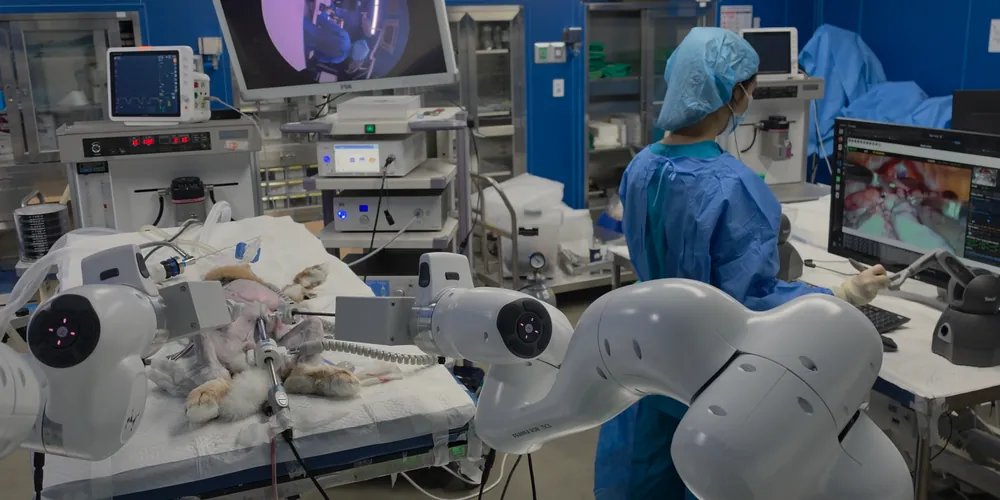
#> input picture assets/img/hero-1000.webp, 1000 x 500 px, given in place of 260904_invivo_robot_rollout_wideview2.png, which was not available
$ python build_images.py ../assets/img ../assets/img/hero-1600.webp
#> lines starting #> are read from the running program, lines starting #| are printed output that depends on the picture; pictures that were not available may be replaced by others from this repository, and a replacement may not be noted
#!/usr/bin/env python3
"""Build the page's images from the paper workspace.

Usage: build_images.py [SRC_ROOT] [FONT_DIR]
SRC_ROOT defaults to ../icra2027_paper next to this repository. Outputs go to assets/img and a
manifest with the final pixel sizes is written to tools/manifest.json.
"""
import json
import os
import sys

from PIL import Image, ImageDraw, ImageFont

Image.MAX_IMAGE_PIXELS = None
HERE = os.path.dirname(os.path.abspath(__file__))
ROOT = os.path.dirname(HERE)
SRC = os.path.abspath(sys.argv[1]) if len(sys.argv) > 1 else os.path.join(ROOT, "..", "icra2027_paper")
FONTS = os.path.abspath(sys.argv[2]) if len(sys.argv) > 2 else None
OUT = os.path.join(ROOT, "assets", "img")
os.makedirs(OUT, exist_ok=True)

# name: (source, crop box or None, output widths, webp quality)
JOBS = {
    "hero": ("images/260904_invivo_robot_rollout_wideview2.png", (0, 200, 5238, 2819), (2400, 1600, 1000), 80),
    "fig1-overview": ("arxiv/figures/fig_hero.jpg", None, (2400, 1200), 84),
    "fig2-logger": ("arxiv/figures/fig_hardware.jpg", None, (1380, 700), 86),
    "fig3-latency": ("arxiv/figures/fig_latency.png", None, (1380, 700), 90),
    "fig4-pipeline": ("arxiv/figures/fig_pipeline.png", None, (1600, 800), 90),
    "fig5-io": ("arxiv/figures/fig_io.jpg", None, (2400, 1200), 86),
    "fig6-selection": ("arxiv/figures/fig_exvivo_hero_C.png", None, (2400, 1200), 88),
    "fig7-invivo": ("arxiv/figures/fig_invivo.jpg", None, (2400, 1200), 84),
    "photo-instrument": ("accompanying_videos/media/surgilogger_whole_laparoscopic_instruement.jpg", (0, 1040, 4000, 2640), (2000, 1000), 82),
    "photo-logger": ("accompanying_videos/media/surgilogger_with_housing.jpg", (300, 300, 3700, 2700), (1600, 800), 82),
    "photo-sim-compare": ("images/Simulation_real_sim_comparison.png", None, (2400, 1200), 82),
    "photo-sim-robot": ("images/Simulation_with_robot.png", None, (2400, 1200), 82),
    "photo-exvivo-rig": ("images/260712_exvivo_robot_rollout.png", None, (1600, 800), 82),
}

manifest = {}
for name, (rel, box, widths, q) in JOBS.items():
    im = Image.open(os.path.join(SRC, rel))
#> im is the input picture: PIL image 1000x500 RGB; mean R, G, B 84.2, 91.4, 98.3
    if im.mode != "RGB":
        im = im.convert("RGB")
    if box:
        im = im.crop(box)
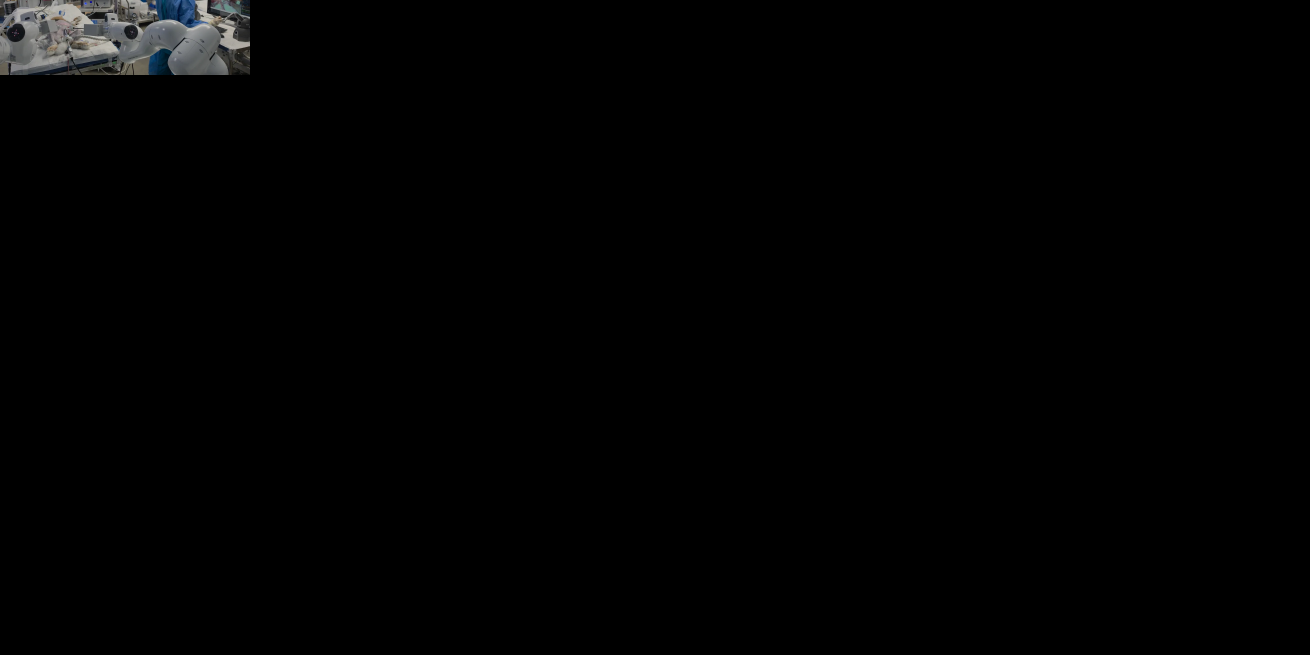
#> im: PIL image 5238x2619 RGB (shown at 1/4 size); mean R, G, B 2.1, 2.2, 2.2
    entry = {"source": rel, "variants": []}
    for w in widths:
        if w >= im.width:
            v = im.copy()
        else:
            v = im.resize((w, round(im.height * w / im.width)), Image.LANCZOS)
        fn = f"{name}-{v.width}.webp"
        v.save(os.path.join(OUT, fn), "WEBP", quality=q, method=6)
        entry["variants"].append({"file": fn, "w": v.width, "h": v.height, "bytes": os.path.getsize(os.path.join(OUT, fn))})
#> this loop made 3 passes
#> pass 3, `v = im.resize((w, round(im.height * w / im.width)), Image.LANCZOS)`:
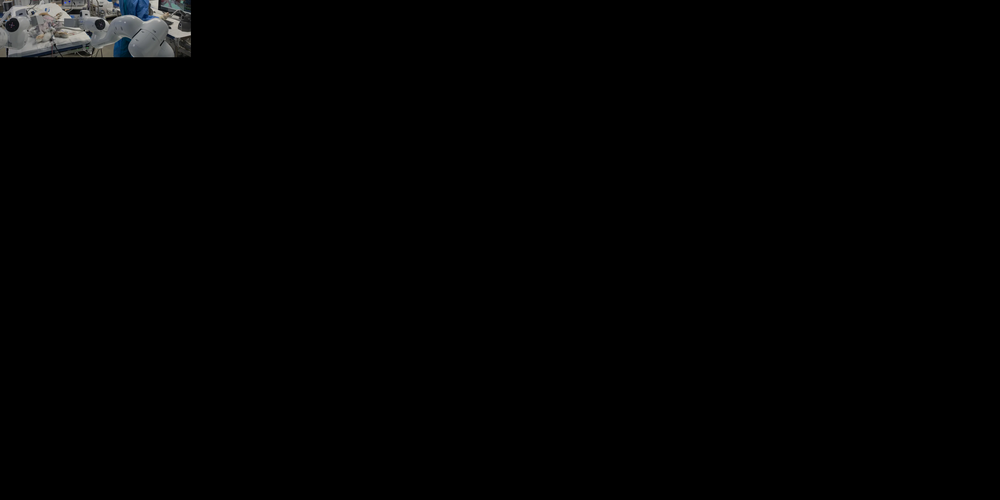
#> v: PIL image 1000x500 RGB; mean R, G, B 2.1, 2.2, 2.2
    manifest[name] = entry
    print(name, [(x["w"], x["h"], x["bytes"] // 1024) for x in entry["variants"]])
#> pass 2 of the loop `for name, (rel, box, widths, q) in JOBS.items():`:
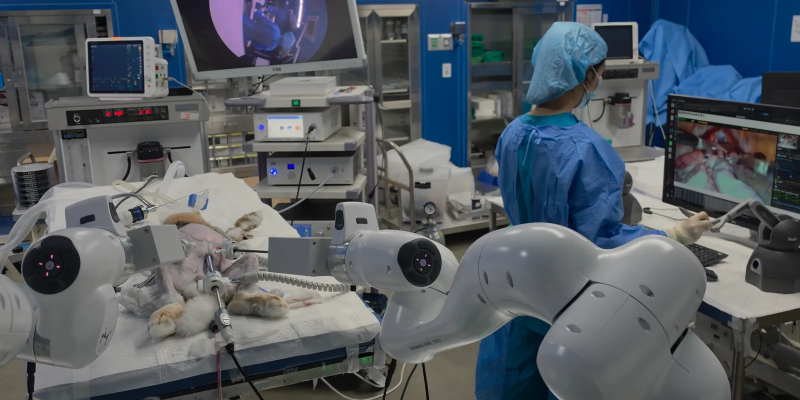
#> input picture assets/img/hero-1600.webp, 1600 x 800 px, given in place of fig_hero.jpg, which was not available (shown at 1/2 size)
#> im is the input picture: PIL image 1600x800 RGB; mean R, G, B 84.2, 91.4, 98.2
#> the loop `for w in widths:` made 2 passes
#> pass 2, `v = im.resize((w, round(im.height * w / im.width)), Image.LANCZOS)`:
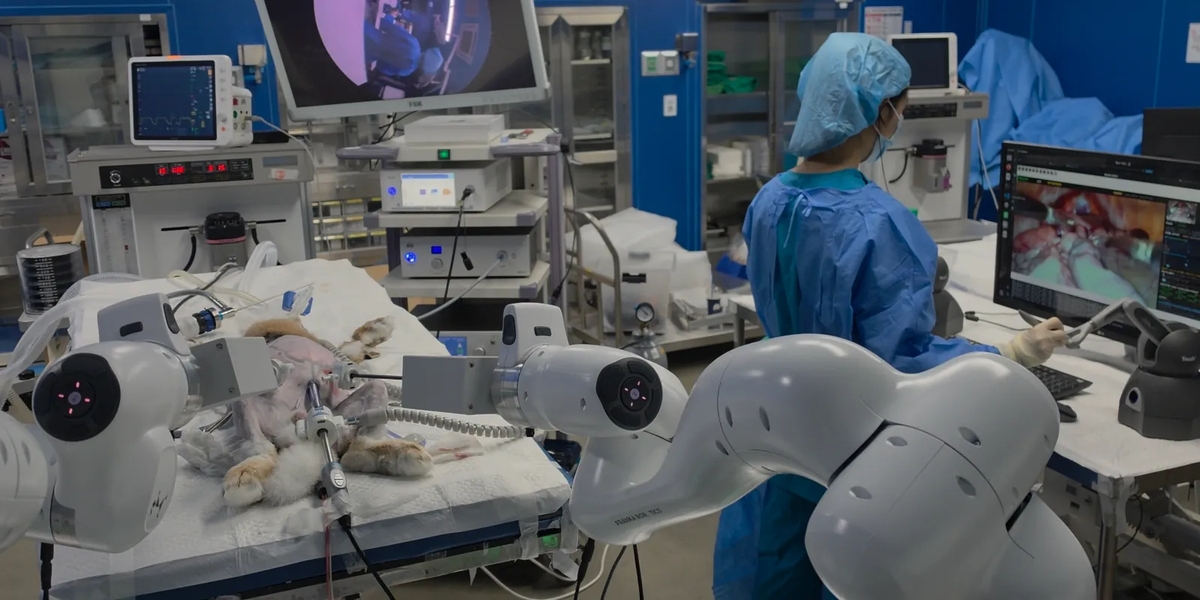
#> v: PIL image 1200x600 RGB; mean R, G, B 84.2, 91.4, 98.2
#> (the run stopped early here; a loop or call above may not have finished)
